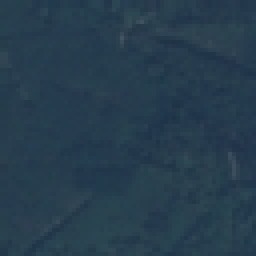
#> input picture Lab 2/Forest_1.jpg, 64 x 64 px (shown 4 times larger)
$ jupyter execute --allow-errors Image-Transform.ipynb
#> lines starting #> are read from the running program, lines starting #| are printed output that depends on the picture
## Student Information

Please enter the names and IDs of the two students below:

1. **Name**: Abdelrahman Hamdy Ahmed
   **ID**: `9202833`

2. **Name**: Abdelrahman Noaman Loqman
   **ID**: `9202851`

## Students Instructions

This is your first graded lab assignment, as you put the work you have studied in the lectures in action, please take this opportunity to enhance your understanding of the concepts and hone your skills. As you work on your assignment, please keep the following instructions in mind:

- Clearly state your personal information where indicated.
- Be ready with your work before the time of the next discussion slot in the schedule.
- Plagiarism will be met with penalties, refrain from copying any answers to make the most out of the assignment. If any signs of plagiarism are detected, actions will be taken.
- It is acceptable to share the workload of the assignment bearing the discussion in mind.
- Feel free to [reach out](mailto:cmpsy27@gmail.com) if there were any ambiguities.

## Installation Instructions

In this lab assignment, we require additional Python libraries for scientific mathematics, particularly in the context of machine learning (ML) and satellite image analysis. To fulfill these requirements, we need to install Scikit-learn and Scikit-image.
1. Install Scikit-learn
Scikit-learn (Sklearn) is a powerful Python library for ML tasks, offering various algorithms for classification, regression, clustering, and model evaluation. It is extensively used for analyzing satellite imagery, enabling tasks such as land cover classification and environmental parameter prediction. On the other hand, Scikit-image (Skimage) provides comprehensive tools for image processing and computer vision, facilitating tasks such as image preprocessing, feature extraction, and segmentation. These libraries are essential for extracting valuable insights from satellite images and conducting advanced analysis in scientific computing and research domains.
```bash
pip install scikit-learn scikit-image
```

[cell 1]
##Import all needed libraries
import numpy as np
from sklearn import cluster
import matplotlib.pyplot as plt
from mpl_toolkits.mplot3d import Axes3D
from sklearn.decomposition import PCA
from sklearn.preprocessing import StandardScaler
from skimage import io

'''
##The dataset is loaded to your GDrive so need to be mounted
from google.colab import drive
drive.mount('/content/drive')
''';

The PCA (Principal Component Analysis) algorithm, found within the `sklearn.decomposition` module, is widely utilized in machine learning for reducing the dimensionality of datasets. Its primary goal is to identify essential patterns or structures within the data.

In the realm of image processing, PCA serves to decrease the dimensionality of images by extracting a smaller set of features that capture the majority of the original data's variation. This becomes particularly beneficial as images often contain numerous pixels, posing challenges in data analysis and visualization.

Functioning by determining new coordinate systems that effectively encapsulate the data's variance, PCA identifies these coordinates as principal components. Each principal component sequentially captures varying degrees of data variance, enabling the reduction of data dimensionality while preserving significant information by retaining only the most informative principal components.

## R1- Apply PCA to RGB image

To implement PCA on an RGB image, the following steps are undertaken:

- **Convert the image to a 2D array of pixel values**: Begin by converting the RGB image into a two-dimensional array of pixel values. Each row of the array represents a pixel, and each column represents a color channel (R, G, B).

- **Scale the data to have zero mean and unit variance along each feature (channel) axis**: This step is crucial for ensuring that each color channel contributes equally to the PCA analysis. Scaling the data to have zero mean and unit variance along each feature axis helps in standardizing the range of values across different channels, preventing any single channel from dominating the analysis.

- **Perform PCA with 3 components using scikit-learn**: Utilize the scikit-learn library to perform Principal Component Analysis with three components. The choice of three components is made to retain sufficient information while reducing the dimensionality of the data. This decision aims to strike a balance between capturing significant variance and avoiding overfitting.

### Requirements

- Plot the Eigen Vectors in 3D.
- Remove the least significant principal component.
- Plot the most significant eigen vectors in 2D.
- State the percentage of variance covered and provide commentary on its significance.

[cell 2]
def plot_eigenvectors_3d(pca):
    fig = plt.figure()
    ax = fig.add_subplot(111, projection='3d')
    for i in range(3):
        ax.quiver(0, 0, 0, pca.components_[i, 0], pca.components_[i, 1], pca.components_[i, 2], color=['r', 'g', 'b'][i])
    ax.set_xlim(-1, 1)
    ax.set_ylim(-1, 1)
    ax.set_zlim(-1, 1)
    ax.set_xlabel('PC1')
    ax.set_ylabel('PC2')
    ax.set_zlabel('PC3')
    plt.title("Eigen Vectors in 3D")
    plt.grid(True)
    plt.show()

def plot_variance_ratio(pca):
    plt.plot(pca.explained_variance_ratio_)
    plt.title("Screen Plot")
    plt.xlabel("Principal Component")
    plt.ylabel("Variance Ratio")
    plt.grid(True)
    plt.show()

def plot_eigenvectors_2d(pca, src,result):
    plt.scatter(result[:, 0], result[:, 1], alpha=1,c='y')
    plt.scatter(src[:, 0], src[:, 1], alpha=0.5,c='orange')
    plt.quiver(0, 0, pca.components_[0, 0], pca.components_[0, 1], color='r')
    plt.quiver(0, 0, pca.components_[1, 0], pca.components_[1, 1], color='g')
    plt.xlim(-5, 15)
    plt.ylim(-6, 6)
    plt.grid(True)
    plt.title("Eigen Vectors in 2D")
    plt.show()

def print_pca(pca):
    print("Covariance Matrix: \n", pca.get_covariance())
    print("Eigenvalues: ", pca.explained_variance_)
    print("Eigenvectors: \n", pca.components_)

# Requirement 1

# TODO: Load the JPG image "Forest_1.jpg"
img = io.imread("Forest_1.jpg")
#> img is the input picture: shape (64, 64, 3); mean R, G, B 38.9, 61.1, 77.6

# TODO: Convert the image to a 2D array of pixel values
img = img.reshape(-1, 3) # Reshape the image to a 2D array

# TODO: Scale the data to have zero mean and unit variance along each feature axis.
scaled_img = StandardScaler().fit_transform(img)
# TODO: Perform PCA with 3 components
pca = PCA(n_components=3)
result = pca.fit_transform(scaled_img) # Fit the model with X and apply the dimensionality reduction on the image.

# TODO: Screen plot of the eigen vectors
plot_eigenvectors_3d(pca)
#> in plot_eigenvectors_3d, `plt.show()`:
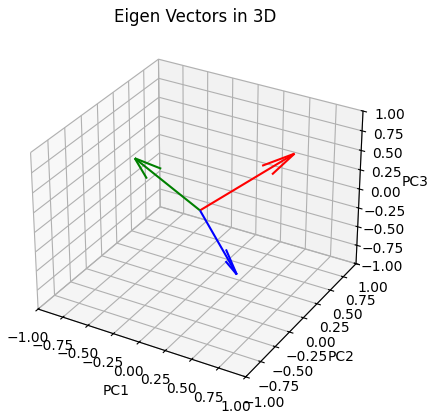
#> figure drawn by matplotlib, 1 panel

# Screen plot of the eigen values
plot_variance_ratio(pca)
#> in plot_variance_ratio, `plt.show()`:
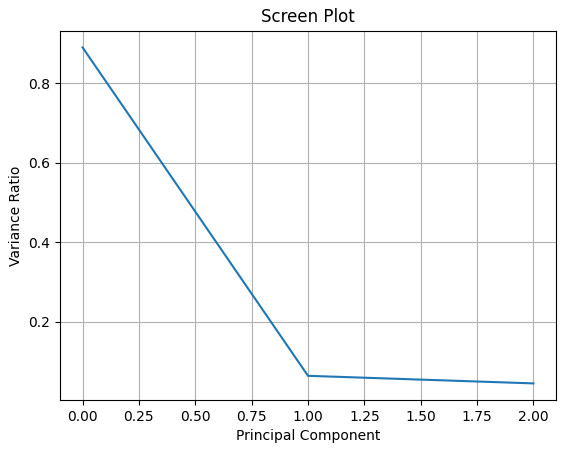
#> figure drawn by matplotlib, 1 panel

# Printing the covariance matrix, eigenvalues, and eigen vectors
print("~~~~~~~~~~~~ PCA - 3 Components ~~~~~~~~~~~~")
print_pca(pca)

# TODO: Remove the lowest unimportant PC
pca = PCA(n_components=2)
result = pca.fit_transform(scaled_img)
#> result = 4096 pairs, first value -4.89 to 13.03, second value -1.41 to 1.59

# Plot the most significant eigen vectors in 2D
plot_eigenvectors_2d(pca, scaled_img,result)
#> in plot_eigenvectors_2d, `plt.show()`:
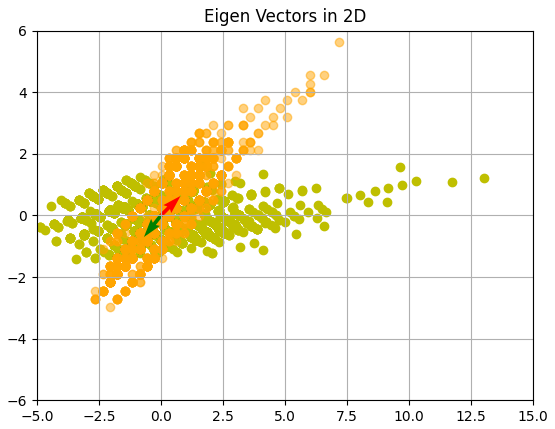
#> figure drawn by matplotlib, 1 panel

# TODO: Print the covariance matrix, eigenvalues, and eigen vectors and comment on the result.
print("~~~~~~~~~~~~ PCA - 2 Components ~~~~~~~~~~~~")
print_pca(pca)

var_covered = round(sum(pca.explained_variance_ratio_) * 100, 2)
print(f"\nPercentage of Variance Covered: {var_covered} %")
print(f"The selected principal components cover a significant portion ({var_covered} %) of the variance in the data.")
print(f"The first component, explaining {pca.explained_variance_ratio_[0] * 100}% of the variance, has the most significance among all components, capturing most of the differences and changes in the data. It's highly correlated with the original features, meaning that the variance spreads widely in its direction more than the second. This strong correlation suggests that the first component holds the primary patterns that drive the behavior of the data compared with the other components which contribute way less to the variance.")
print(f"The second component, explaining {pca.explained_variance_ratio_[1] * 100}% of the variance, which is more than the variance of the third component")
print("The eigenvectors are unchanged since represent the directions of maximum variance in the feature space.")
